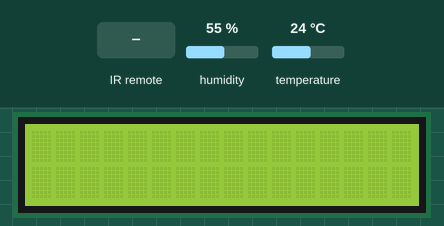
Recording of a program running on a simulated Arduino Uno, built with avr-gcc and run on an emulated ATmega328P. On the bench: 16×2 character LCD. The test bench sets the inputs (shaded band); at power-on: humidity 55 %, temperature 24 °C. What the program prints to the serial monitor is not drawn.

Above: at 1.2 s.
1.3 s: infrared code 0xE916FF00 received
At 2.5 s:
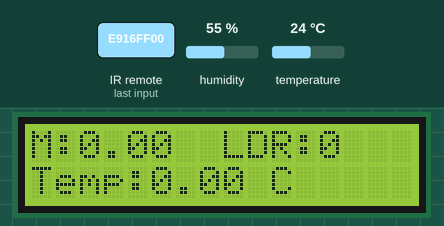
2.8 s: infrared code 0xF30CFF00 received
At 4.5 s:
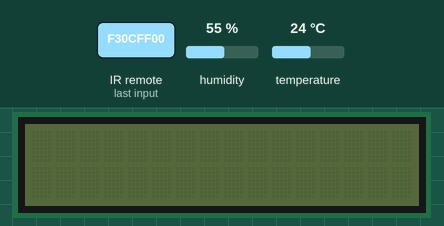
Timing chart, 0 to 6.0 s (numbered marks = the images above; inputs shaded):
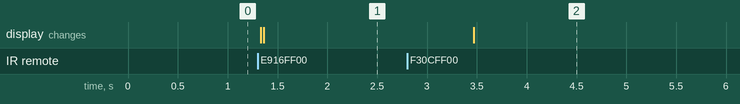

The program:

main.cpp
```cpp
#include <Arduino.h>
#include <Wire.h>
#include <Adafruit_Sensor.h>
#include <Sensor.h>
#include <IRremote.h>
#include <LiquidCrystal_I2C.h>
DHT dht(DHTPIN, DHTTYPE);
#define on  3910598400 // แก้ค่าปุ่มกดที่ 1
#define off  4077715200 // แก้ค่าปุ่มกดที่ 2

LiquidCrystal_I2C lcd(0x27,16,2);
const int IR_PIN = 8;
const int Update = 1;
const int UpdateEEPROM = 2;
const int IR = 3;
const int LCD = 4;
IRrecv irrecv(IR_PIN);
int state;
void setup() {
  Wire.begin();
  state = Update;
  lcd.begin(16, 2);
  lcd.noDisplay();
  Serial.begin(9600);
  IrReceiver.begin(IR_PIN, ENABLE_LED_FEEDBACK);
  pinMode(LDR_pin,INPUT);
  pinMode(moisture_pin,INPUT);
  dht.begin();
  Serial.println(mois);
  Serial.println(temp);
  Serial.println(LDR);
}

void loop()
{
  if(state == Update){
    updateMoisture();
    updateTemp();
    updateLDR();
    Serial.print("Soil Moisture: ");
    Serial.println(mois);
    Serial.print("Temperature: ");
    Serial.println(temp);
    Serial.print("LDR: ");
    Serial.println(LDR);
    state = IR;
  }else if(state == IR){
    if (IrReceiver.decode()) {
      Serial.println(IrReceiver.decodedIRData.decodedRawData, HEX); // Print "old" raw data
      Serial.println(IrReceiver.decodedIRData.decodedRawData); // Print "old" raw data
      IrReceiver.printIRResultShort(&Serial); // Print complete received data in one line
      IrReceiver.printIRSendUsage(&Serial);   // Print the statement required to send this data
      IrReceiver.resume(); // Enable receiving of the next value
      if (IrReceiver.decodedIRData.decodedRawData == on) {
        lcd.backlight();
        lcd.display();
        state = LCD;
      } else if (IrReceiver.decodedIRData.decodedRawData == off) {
        lcd.noDisplay();
        lcd.noBacklight();
        state = Update;
      }
    }
      irrecv.resume();
  }else if(state == LCD){
    lcd.clear(); // Clear the LCD screen
    lcd.setCursor(0, 0); // Set cursor to start of first line
    lcd.print("M:");
    lcd.print(mois);

    lcd.setCursor(0, 1); // Set cursor to start of second line
    lcd.print("Temp:");
    lcd.print(temp);
    lcd.print(" C");

    lcd.setCursor(8, 0); // Set cursor to start of third line
    lcd.print("LDR:");
    lcd.print(LDR);

    delay(2000); // Delay for readability (optional)
    state = Update; // Return to update state
  }
}
 
```

Sensor.h
```cpp
#ifndef SENSOR_H
#define SENSOR_H
#include <Arduino.h>
#include <Wire.h>
#include <Adafruit_Sensor.h>
#include <DHT.h>
#define DHTPIN 2     // Digital pin connected to the DHT sensor
#define DHTTYPE DHT11   // DHT 11
#endif // SENSOR_H
extern DHT dht;
const int moisture_pin = A0;
const int LDR_pin = A1;
int soil_moisture;
float mois;
float temp;
int LDR;
unsigned long previousMillis1 = 0;
unsigned long previousMillis2 = 0;
unsigned long previousMillis3 = 0;
void updateMoisture(){
    unsigned long currentMillis1 = millis();
    if (currentMillis1 - previousMillis1 >= 1000)
    {
        previousMillis1 = currentMillis1;
        soil_moisture = analogRead(moisture_pin);
        mois = map(soil_moisture, 0, 1023, 0, 100);
    }
}
void updateTemp(){
    unsigned long currentMillis2 = millis();
    if (currentMillis2 - previousMillis2 >= 1000)
    {
        previousMillis2 = currentMillis2;
        temp = dht.readTemperature();
    }
}
void updateLDR(){
    unsigned long currentMillis3 = millis();
    if (currentMillis3 - previousMillis3 >= 1000)
    {
        previousMillis3 = currentMillis3;
        LDR = analogRead(LDR_pin);
    }
}
```

Measured:
- after the input at 2.8 s, the display: changes after 0.67 s (image 2)
